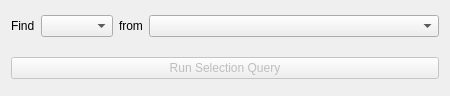
<?xml version="1.0" encoding="UTF-8"?>
<ui version="4.0">
 <class>FindDataCreateSelectionFrame</class>
 <widget class="QWidget" name="FindDataCreateSelectionFrame">
  <property name="geometry">
   <rect>
    <x>0</x>
    <y>0</y>
    <width>450</width>
    <height>96</height>
   </rect>
  </property>
  <property name="windowTitle">
   <string>Form</string>
  </property>
  <layout class="QVBoxLayout" name="verticalLayout">
   <item>
    <layout class="QHBoxLayout" name="horizontalLayout">
     <item>
      <widget class="QLabel" name="label">
       <property name="text">
        <string>Find</string>
       </property>
      </widget>
     </item>
     <item>
      <widget class="QComboBox" name="selectionType">
       <property name="sizeAdjustPolicy">
        <enum>QComboBox::AdjustToContents</enum>
       </property>
      </widget>
     </item>
     <item>
      <widget class="QLabel" name="label_4">
       <property name="text">
        <string>from</string>
       </property>
      </widget>
     </item>
     <item>
      <widget class="pqOutputPortComboBox" name="source">
       <property name="sizePolicy">
        <sizepolicy hsizetype="Expanding" vsizetype="Fixed">
         <horstretch>0</horstretch>
         <verstretch>0</verstretch>
        </sizepolicy>
       </property>
      </widget>
     </item>
    </layout>
   </item>
   <item>
    <widget class="pqQueryClauseWidget" name="queryClauseWidget" native="true">
     <property name="enabled">
      <bool>false</bool>
     </property>
     <property name="sizePolicy">
      <sizepolicy hsizetype="Preferred" vsizetype="Maximum">
       <horstretch>0</horstretch>
       <verstretch>0</verstretch>
      </sizepolicy>
     </property>
    </widget>
   </item>
   <item>
    <widget class="QPushButton" name="runQuery">
     <property name="enabled">
      <bool>false</bool>
     </property>
     <property name="text">
      <string>Run Selection Query</string>
     </property>
    </widget>
   </item>
  </layout>
 </widget>
 <customwidgets>
  <customwidget>
   <class>pqOutputPortComboBox</class>
   <extends>QComboBox</extends>
   <header>pqOutputPortComboBox.h</header>
  </customwidget>
  <customwidget>
   <class>pqQueryClauseWidget</class>
   <extends>QWidget</extends>
   <header>pqQueryClauseWidget.h</header>
   <container>1</container>
  </customwidget>
 </customwidgets>
 <resources/>
 <connections/>
</ui>
